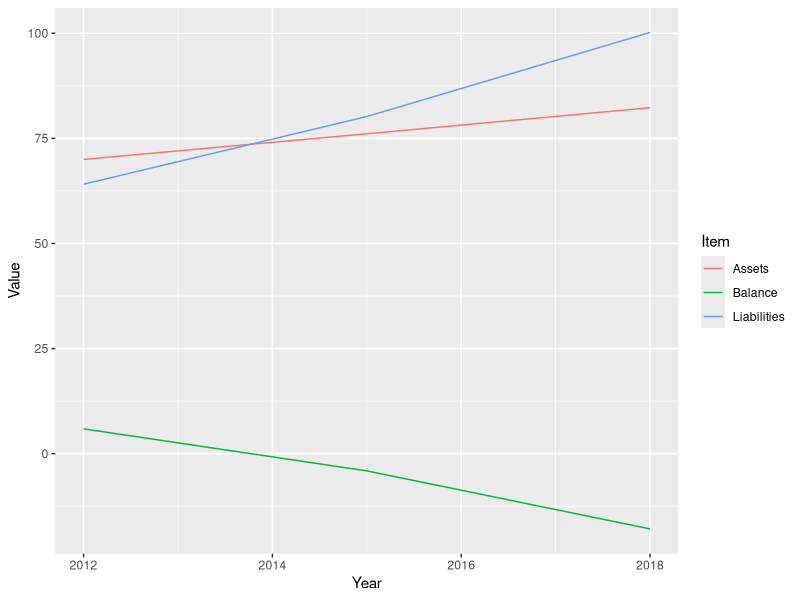
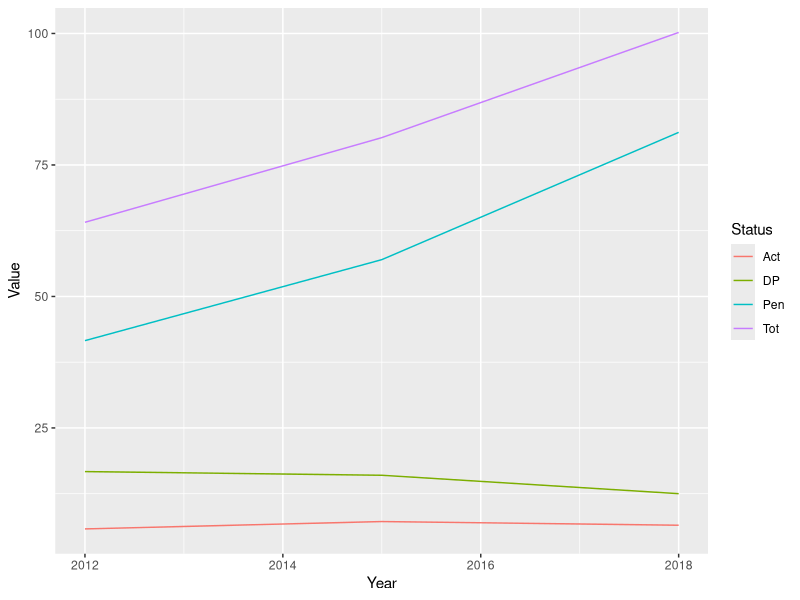

Write the R code that produced these figures, in order. (Note: this script raises an error after producing the figures.)
## ---- chunk 1
library(readxl)
gb_data1 <- read_excel("green_bindle_consulting.xlsx", sheet = 1)
gb_data1
## ---- chunk 2
library(ggplot2)
ggplot(gb_data1) + 
  aes(x= Year, y = Value, colour = Item) + 
geom_line()
## ---- chunk 3
gb_data2 <- read_excel("green_bindle_consulting.xlsx", sheet = 2)
gb_data2
## ---- chunk 4
ggplot(gb_data2) + 
  aes(x= Year, y = Value, colour = Status) + 
geom_line()
## ---- chunk 5
gb_data3 <- read_excel("green_bindle_consulting.xlsx", sheet = 3)
gb_data3
## ---- chunk 6
ggplot(gb_data3) + 
  aes(x = Item, y = Value) + 
  geom_rect(x = Item)
## ---- chunk 7
gb_data4 <- read_excel("green_bindle_consulting.xlsx", sheet = 4)
gb_data4
## ---- chunk 8
library(dplyr)
ggplot(gb_data4) + 
  aes(x = Date, fill = as.factor(Asset_Class)) + 
geom_bar(position = "dodge")
  #geom_bar(position = "fill")
## ---- chunk 9
gb_data5 <- read_excel("green_bindle_consulting.xlsx", sheet = 5)
gb_data5
## ---- chunk 10
ggplot(gb_data5) + 
  aes(x = Basis, y = TPs, fill = Item) + 
  geom_col()
## ---- chunk 11
gb_data6 <- read_excel("green_bindle_consulting.xlsx", sheet = 6)
gb_data6
## ---- chunk 12
ggplot(gb_data6) + 
  aes(x = Scenario, y = Balance) + 
  geom_col()
  #geom_line() +
#geom_smooth(method = loess)
## ---- chunk 13
gb_data7 <- read_excel("green_bindle_consulting.xlsx", sheet = 7)
gb_data7
## ---- chunk 14
ggplot(gb_data7) + 
  aes(x = Year, y = Cashflow, colour = Status) + 
  geom_line()
## ---- chunk 15
gb_data8 <- read_excel("green_bindle_consulting.xlsx", sheet = 8)
gb_data8
## ---- chunk 16
ggplot(gb_data8) + 
  aes(x = Size, fill = as.factor(Word), legend = FALSE) +
geom_bar(position = "fill")
